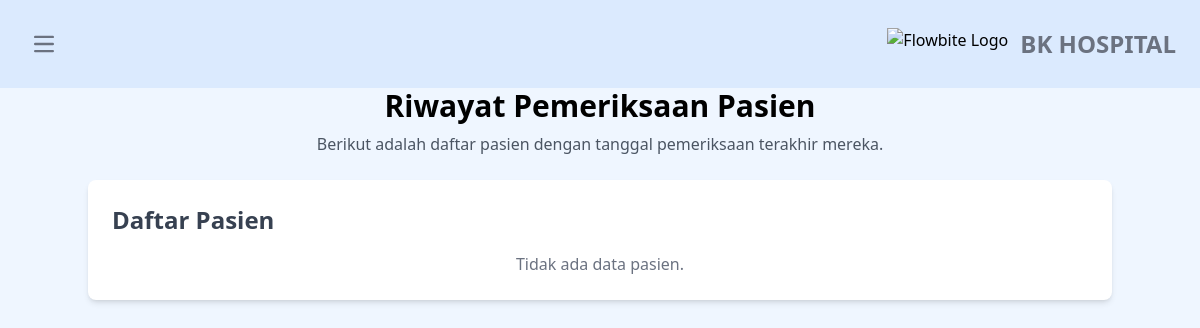
/dokter/riwayat.php (signed in), run on an earlier commit of the app's database.
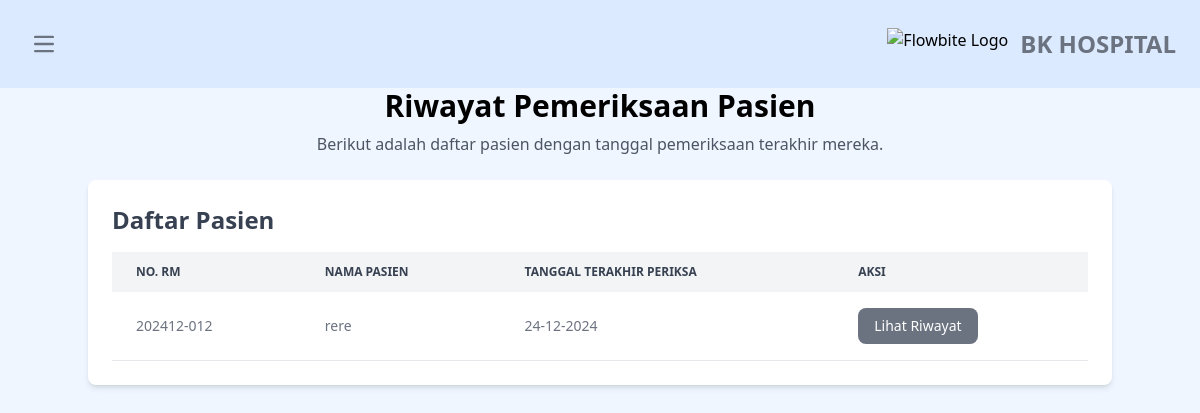
And on a later commit of the database.
### tables this page shows
CREATE TABLE `pasien` (
  `id` int(11) NOT NULL,
  `nama` varchar(255) NOT NULL,
  `nik` varchar(16) NOT NULL,
  `alamat` varchar(244) NOT NULL,
  `no_hp` varchar(50) NOT NULL,
  `no_rm` varchar(25) NOT NULL,
  `active` tinyint(1) DEFAULT 1
);

### dokter/riwayat.php (the view, shortened to what this page needs)
<?php
include 'head.php';
$stmt_id = $conn->prepare("SELECT id FROM dokter WHERE nip = ?");
$stmt_id->bind_param("s", $_SESSION['nip']);
$stmt_id->execute();
$stmt_id->bind_result($id_dokter);
$stmt_pasien = $conn->prepare("
    SELECT
        pasien.id AS id_pasien,
        pasien.nama, pasien.no_rm,
        MAX(periksa.tgl_periksa) AS tgl_terakhir,
        GROUP_CONCAT(
            CONCAT(
                periksa.tgl_periksa, '|',
                jadwal_periksa.hari, ' ',
                jadwal_periksa.jam_mulai, '-', jadwal_periksa.jam_selesai, '|',
                daftar_poli.keluhan, '|',
                periksa.catatan, '|',
                COALESCE(
                    (SELECT GROUP_CONCAT(obat.nama_obat SEPARATOR ', ')
                     FROM detail_periksa
                     JOIN obat ON detail_periksa.id_obat = obat.id
                     WHERE detail_periksa.id_periksa = periksa.id),
                    'Tidak ada obat'
                )
            ) ORDER BY periksa.tgl_periksa DESC SEPARATOR '||'
        ) AS riwayat
    FROM periksa
    JOIN daftar_poli ON periksa.id_daftar_poli = daftar_poli.id
    JOIN pasien ON daftar_poli.id_pasien = pasien.id
    JOIN jadwal_periksa ON daftar_poli.id_jadwal = jadwal_periksa.id
    WHERE jadwal_periksa.id_dokter = ?
    GROUP BY pasien.id, pasien.nama
    ORDER BY tgl_terakhir DESC
");
$stmt_pasien->bind_param("i", $id_dokter);
$stmt_pasien->execute();
$result_pasien = $stmt_pasien->get_result();
?>
<h1 class="text-3xl font-bold dark:text-white text-center">Riwayat Pemeriksaan Pasien</h1>
<p class="mt-2 text-gray-600 dark:text-gray-100 text-center">
    Berikut adalah daftar pasien dengan tanggal pemeriksaan terakhir mereka.
</p>
<div class="max-w-5xl mx-auto bg-white dark:bg-gray-800 p-6 rounded-lg shadow-md mt-6">
    <h2 class="text-2xl font-bold text-gray-700 dark:text-gray-100">Daftar Pasien</h2>
    <?php if ($result_pasien->num_rows === 0): ?>
        <div class="mt-4 text-center text-gray-500 dark:text-gray-300">
            Tidak ada data pasien.
        </div>
    <?php else: ?>
        <table class="mt-4 w-full text-sm text-left text-gray-500 dark:text-gray-400">
            <thead class="text-xs text-gray-700 uppercase bg-gray-100 dark:bg-gray-700 dark:text-gray-200">
                <tr>
                    <th scope="col" class="px-6 py-3">No. RM</th>
                    <th scope="col" class="px-6 py-3">Nama Pasien</th>
                    <th scope="col" class="px-6 py-3">Tanggal Terakhir Periksa</th>
                    <th scope="col" class="px-6 py-3">Aksi</th>
                </tr>
            </thead>
            <tbody>
                <?php while ($row = $result_pasien->fetch_assoc()): ?>
                    <tr class="bg-white border-b dark:bg-gray-800 dark:border-gray-700">
                        <td class="px-6 py-4"><?= htmlspecialchars($row['no_rm']); ?></td>
                        <td class="px-6 py-4"><?= htmlspecialchars($row['nama']); ?></td>
                        <td class="px-6 py-4"><?= htmlspecialchars(date('d-m-Y', strtotime($row['tgl_terakhir']))); ?></td>
                        <td class="px-6 py-4">
                            <button
                                class="bg-gray-500 text-white px-4 py-2 rounded-lg hover:bg-gray-600"
                                onclick="showRiwayat(
                                    '<?= htmlspecialchars($row['nama'], ENT_QUOTES); ?>',
                                    '<?= htmlspecialchars($row['riwayat'], ENT_QUOTES); ?>'
                                )">
                                Lihat Riwayat
                            </button>
                        </td>
                    </tr>
                <?php endwhile; ?>
            </tbody>
        </table>
    <?php endif; ?>
</div>
</body>
</html>

What changed in the data, as far as the page shows it:
added pasien: no_rm "202412-012", nama "rere", tgl_terakhir "24-12-2024"
Also different on the page:
text no longer shown: "Tidak ada data pasien."
text now shown: "NO. RM NAMA PASIEN TANGGAL TERAKHIR PERIKSA AKSI"
